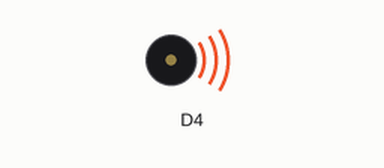
This sketch was run on a simulated ESP8266 (NodeMCU). On the bench: buzzer (waves = sounding).

Above: at 0.5 s.
Timing chart, 0 to 4.6 s (numbered marks = the images above):
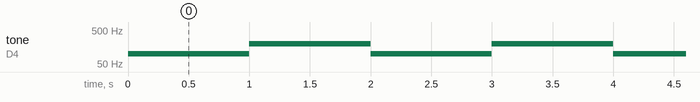

The sketch:

activeBuzzer.ino
```cpp
#include <ESP8266WiFi.h>

void setup() {
  // put your setup code here, to run once:

}

void loop() {
  // put your main code here, to run repeatedly:
  tone(D4, 100);
  delay(1000);
  noTone(D4); // An dieser Stelle geht der erste Ton aus.
  tone(D4, 200); // Der zweite Ton mit der neuen Tonhöhe “200” ertönt.
  delay(1000); //… und zwar für eine Sekunde...
  noTone(D4);
}
```

Measured:
- by itself, tone on D4: alternates 200 Hz for 1.0 s and 100 Hz for 1.0 s
